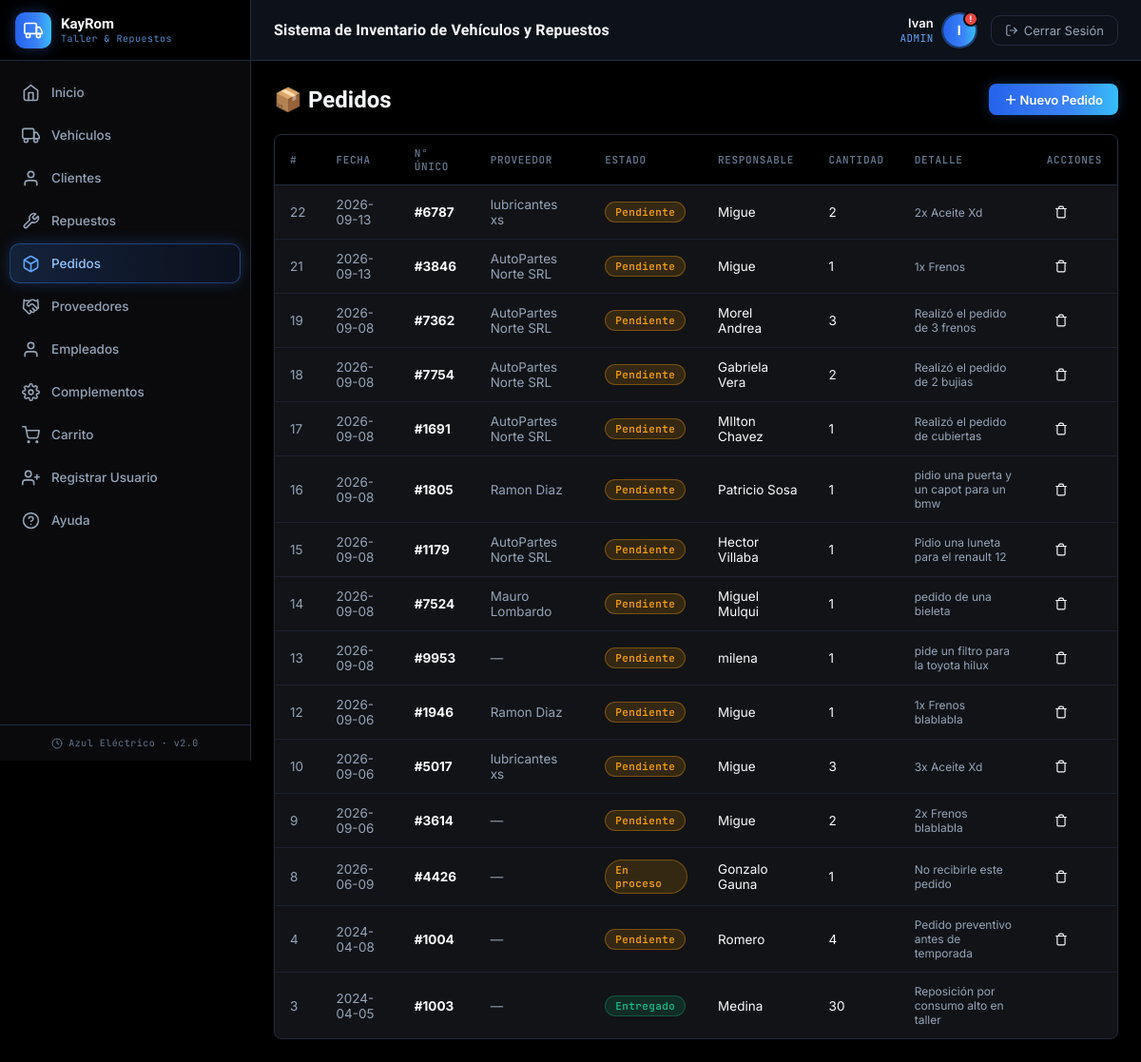
/index.php?page=pedidos (signed in), run on the app's committed database.
### tables this page shows
CREATE TABLE `pedidos` (
  `id` int NOT NULL AUTO_INCREMENT,
  `fecha_pedidos` datetime DEFAULT NULL,
  `estado_pedido` varchar(45) DEFAULT NULL,
  `responsable_pedido` varchar(45) DEFAULT NULL,
  `numero_unico` int DEFAULT NULL,
  `cantidad` int DEFAULT NULL,
  `detalle_pedido_id` int DEFAULT NULL,
  `proveedor_id` int DEFAULT NULL,
  PRIMARY KEY (`id`),
  KEY `detalle_pedido_id` (`detalle_pedido_id`),
  KEY `fk_pedidos_proveedor` (`proveedor_id`),
  CONSTRAINT `fk_pedidos_proveedor` FOREIGN KEY (`proveedor_id`) REFERENCES `proveedor` (`id`) ON DELETE SET NULL,
  CONSTRAINT `pedidos_ibfk_1` FOREIGN KEY (`detalle_pedido_id`) REFERENCES `detalle_pedido` (`id`)
);

CREATE TABLE `proveedor` (
  `id` int NOT NULL AUTO_INCREMENT,
  `cuit` bigint DEFAULT NULL,
  `nombre_proveedor` varchar(150) NOT NULL,
  `telefono` bigint DEFAULT NULL,
  `email` varchar(50) DEFAULT NULL,
  `persona_id` int DEFAULT NULL,
  PRIMARY KEY (`id`),
  KEY `persona_id` (`persona_id`),
  CONSTRAINT `proveedor_ibfk_1` FOREIGN KEY (`persona_id`) REFERENCES `persona` (`id`)
);

CREATE TABLE `detalle_pedido` (
  `id` int NOT NULL AUTO_INCREMENT,
  `detalle_pedido` varchar(500) DEFAULT NULL,
  `productos_id` int NOT NULL,
  PRIMARY KEY (`id`),
  KEY `productos_id` (`productos_id`),
  CONSTRAINT `detalle_pedido_ibfk_1` FOREIGN KEY (`productos_id`) REFERENCES `productos` (`id`)
);

### backend/pedidos/controller/PedidoController.php (called while the page is built, shortened)
<?php
class PedidoController {
    private $model;
    public function __construct() {
        $this->model = new PedidoModel();
    }
    public function index() {
        $data = [
            'pedidos'    => $this->model->getAll(),
            'proveedores'=> (new ProveedorModel())->getAll(),
            'activePage' => 'pedidos'
        ];
        require_once 'backend/pedidos/views/pedidos_listado.php';
    }
}

### config/base_datos.php (called while the page is built, shortened)
<?php
class Database {
    private static $instance = null;
    public $conexion;
    private function __construct() {
        $this->conexion = new mysqli("localhost", "root", "Migue123456", "soft_kayrom");
        $this->conexion->set_charset("utf8");
    }
    public static function getInstance() {
        if (self::$instance === null) {
            self::$instance = new Database();
        }
        return self::$instance;
    }
    public function getConexion() {
        return $this->conexion;
    }
}

### backend/pedidos/model/PedidoModel.php (called while the page is built, shortened)
<?php
class PedidoModel {
    private $db;
    public function __construct() {
        $this->db = Database::getInstance()->getConexion();
    }
    public function getAll() {
        $sql = "SELECT p.*, dp.detalle_pedido, pr.nombre_proveedor
                FROM pedidos p
                LEFT JOIN detalle_pedido dp ON dp.id = p.detalle_pedido_id
                LEFT JOIN proveedor pr ON pr.id = p.proveedor_id
                ORDER BY p.fecha_pedidos DESC";
        $result = $this->db->query($sql);
        return $result ? $result->fetch_all(MYSQLI_ASSOC) : [];
    }
}

### backend/proveedor/models/ProveedorModel.php (called while the page is built, shortened)
<?php
class ProveedorModel {
    private $db;
    public function __construct() {
        $this->db = Database::getInstance()->getConexion();
    }
    public function getAll() {
        $sql = "SELECT pr.*, p.nombre, p.apellido
                FROM proveedor pr
                LEFT JOIN persona p ON p.id = pr.persona_id
                ORDER BY pr.nombre_proveedor ASC";
        $result = $this->db->query($sql);
        return $result ? $result->fetch_all(MYSQLI_ASSOC) : [];
    }
}

### backend/pedidos/views/pedidos_listado.php (the view, shortened to what this page needs)
<?php require_once 'compartidoCREO/views/encabezado.php'; ?>
<div class="page-header">
    <h1>📦 Pedidos</h1>
    <button type="button" class="btn btn-primary" onclick="abrirModal('modal-nuevo-pedido')">＋ Nuevo Pedido</button>
</div>
<div class="panel">
    <div class="panel-body">
        <table>
            <thead>
                <tr><th>#</th><th>Fecha</th><th>N° Único</th><th>Proveedor</th><th>Estado</th><th>Responsable</th><th>Cantidad</th><th>Detalle</th><th>Acciones</th></tr>
            </thead>
            <tbody>
            <?php if(empty($data['pedidos'])): ?>
                <tr><td colspan="9" style="text-align:center;color:var(--text-muted);padding:30px;">No hay pedidos registrados</td></tr>
            <?php else: foreach($data['pedidos'] as $p): ?>
                <?php
                $ecls = match(strtolower($p['estado_pedido'] ?? '')) {
                    'entregado','completado','finalizado' => 'disponible',
                    'cancelado','rechazado'               => 'vendido',
                    default                               => 'reparacion'
                };
                ?>
                <tr>
                    <td style="color:var(--text-muted);"><?= $p['id'] ?></td>
                    <td style="color:var(--text-muted);"><?= substr($p['fecha_pedidos'],0,10) ?></td>
                    <td><strong>#<?= $p['numero_unico'] ?></strong></td>
                    <td style="color:var(--text-muted);"><?= htmlspecialchars($p['nombre_proveedor'] ?? '—') ?></td>
                    <td><span class="badge-status <?= $ecls ?>"><?= htmlspecialchars($p['estado_pedido']) ?></span></td>
                    <td><?= htmlspecialchars($p['responsable_pedido'] ?? '-') ?></td>
                    <td><?= $p['cantidad'] ?></td>
                    <td style="color:var(--text-muted);font-size:12px;"><?= htmlspecialchars(substr($p['detalle_pedido'] ?? '-', 0, 40)) ?></td>
                    <td>
                        <div class="action-icons">
                            <?php if(strtolower($p['estado_pedido']) !== 'entregado'): ?>
                            <a href="index.php?page=pedidos&action=delete&id=<?= $p['id'] ?>"
                            onclick="return confirmarAccion(this.href, '¿Eliminar este pedido?')"
                            style="color:var(--text-primary);"
                            title="Eliminar"><svg width="14" height="14" viewBox="0 0 24 24" fill="none" stroke="currentColor" stroke-width="2" stroke-linecap="round" stroke-linejoin="round"><polyline points="3 6 5 6 21 6"/><path d="M19 6v14a2 2 0 0 1-2 2H7a2 2 0 0 1-2-2V6m3 0V4a2 2 0 0 1 2-2h4a2 2 0 0 1 2 2v2"/></svg></a>
                            <?php endif; ?>
                        </div>
                    </td>
                </tr>
            <?php endforeach; endif; ?>
            </tbody>
        </table>
    </div>
</div>
<?php require_once 'compartidoCREO/views/pie_pagina.php'; ?>

### public/css/style.css (style rules this page uses)
:root { --bg-dark: #000000; --bg-panel: #0A0A0C; --bg-card: #121316; --bg-hover: #1B1D22; --sidebar-w: 264px; --accent-blue: #3B82F6; --accent-green: #10B981; --accent-orange:#F59E0B; --accent-red: #EF4444; --accent-blue-bright: #60A5FA; --accent-indigo: #6366F1; --gradient-primary: linear-gradient(90deg, #2563EB 0%, #3B82F6 60%, #38BDF8 100%); --text-primary: #F8FAFC; --text-muted: #94A3B8; --text-dim: #64748B; --border: #232B3E; --radius: 8px; --transition: 0.18s ease; --font-display: 'Plus Jakarta Sans', sans-serif; --font-body: 'Inter', sans-serif; --font-mono: 'JetBrains Mono', monospace; }
*, *::before, *::after { margin: 0; padding: 0; box-sizing: border-box; }
body { font-family: var(--font-body); background: var(--bg-dark); color: var(--text-primary); display: flex; min-height: 100vh; overflow-x: hidden; }
.panel { background: var(--bg-card); border: 1px solid var(--border); border-radius: var(--radius); overflow: hidden; box-shadow: 0 1px 3px rgba(0,0,0,0.35); }
.panel-body { padding: 0; overflow-x: auto; }
table { width: 100%; border-collapse: collapse; font-size: 13.5px; }
thead th { padding: 12px 16px; text-align: left; color: var(--text-dim); font-weight: 600; font-size: 11px; letter-spacing: 0.06em; text-transform: uppercase; background: var(--bg-dark); font-family: var(--font-mono); border-bottom: 1px solid var(--border); }
tbody td { padding: 12px 16px; border-bottom: 1px solid rgba(35,43,62,0.6); color: var(--text-primary); }
tbody tr:last-child td { border-bottom: none; }
.badge-status { padding: 3px 10px; border-radius: 20px; font-size: 11px; font-weight: 600; letter-spacing: 0.4px; display: inline-block; font-family: var(--font-mono); }
.badge-status.disponible { background: rgba(16,185,129,0.15); color: #10B981; border: 1px solid rgba(16,185,129,0.3); }
.badge-status.reparacion { background: rgba(245,158,11,0.15); color: #F59E0B; border: 1px solid rgba(245,158,11,0.35); }
.btn { display: inline-flex; align-items: center; gap: 6px; padding: 7px 16px; border-radius: 8px; border: none; cursor: pointer; font-family: var(--font-body); font-size: 13px; font-weight: 600; text-decoration: none; transition: all var(--transition); }
.btn-primary { background: var(--gradient-primary); color: #fff; box-shadow: 0 0 12px rgba(59,130,246,0.3); }
.page-header { display: flex; align-items: center; justify-content: space-between; margin-bottom: 20px; }
.page-header h1 { font-family: var(--font-display); font-size: 24px; font-weight: 700; color: var(--text-primary); }
.action-icons { display: flex; gap: 8px; align-items: center; }
.action-icons a { width: 30px; height: 30px; border-radius: 7px; display: flex; align-items: center; justify-content: center; font-size: 14px; text-decoration: none; transition: all var(--transition); }
.stat-card, .panel, .btn, .nav-icon-btn, .action-icons a, .module-chip, .filter-group select, .quick-modal-box { transition: transform 0.15s ease, box-shadow 0.15s ease, border-color 0.15s ease, background 0.15s ease, color 0.15s ease; }
tbody tr { transition: background 0.12s ease, box-shadow 0.12s ease; }

### data on the page
pedidos: id "22", fecha_pedidos "2026-09-13", numero_unico "6787", proveedor.nombre_proveedor "lubricantes xs", estado_pedido "Pendiente", responsable_pedido "Migue", cantidad "2", detalle_pedido.detalle_pedido "2x Aceite Xd"
pedidos: id "21", fecha_pedidos "2026-09-13", numero_unico "3846", proveedor.nombre_proveedor "AutoPartes Norte SRL", estado_pedido "Pendiente", responsable_pedido "Migue", cantidad "1", detalle_pedido.detalle_pedido "1x Frenos"
pedidos: id "19", fecha_pedidos "2026-09-08", numero_unico "7362", proveedor.nombre_proveedor "AutoPartes Norte SRL", estado_pedido "Pendiente", responsable_pedido "Morel Andrea", cantidad "3", detalle_pedido.detalle_pedido "Realizó el pedido de 3 frenos"
pedidos: id "18", fecha_pedidos "2026-09-08", numero_unico "7754", proveedor.nombre_proveedor "AutoPartes Norte SRL", estado_pedido "Pendiente", responsable_pedido "Gabriela Vera", cantidad "2", detalle_pedido.detalle_pedido "Realizó el pedido de 2 bujias"
pedidos: id "17", fecha_pedidos "2026-09-08", numero_unico "1691", proveedor.nombre_proveedor "AutoPartes Norte SRL", estado_pedido "Pendiente", responsable_pedido "MIlton Chavez", cantidad "1", detalle_pedido.detalle_pedido "Realizó el pedido de cubiertas"
pedidos: id "16", fecha_pedidos "2026-09-08", numero_unico "1805", proveedor.nombre_proveedor "Ramon Diaz", estado_pedido "Pendiente", responsable_pedido "Patricio Sosa", cantidad "1", detalle_pedido.detalle_pedido "pidio una puerta y un capot para un bmw"
pedidos: id "15", fecha_pedidos "2026-09-08", numero_unico "1179", proveedor.nombre_proveedor "AutoPartes Norte SRL", estado_pedido "Pendiente", responsable_pedido "Hector Villaba", cantidad "1", detalle_pedido.detalle_pedido "Pidio una luneta para el renault 12"
pedidos: id "14", fecha_pedidos "2026-09-08", numero_unico "7524", proveedor.nombre_proveedor "Mauro Lombardo", estado_pedido "Pendiente", responsable_pedido "Miguel Mulqui", cantidad "1", detalle_pedido.detalle_pedido "pedido de una bieleta"
pedidos: id "13", fecha_pedidos "2026-09-08", numero_unico "9953", nombre_proveedor "—", estado_pedido "Pendiente", responsable_pedido "milena", cantidad "1", detalle_pedido.detalle_pedido "pide un filtro para la toyota hilux"
pedidos: id "12", fecha_pedidos "2026-09-06", numero_unico "1946", proveedor.nombre_proveedor "Ramon Diaz", estado_pedido "Pendiente", responsable_pedido "Migue", cantidad "1", detalle_pedido.detalle_pedido "1x Frenos blablabla"
pedidos: id "10", fecha_pedidos "2026-09-06", numero_unico "5017", proveedor.nombre_proveedor "lubricantes xs", estado_pedido "Pendiente", responsable_pedido "Migue", cantidad "3", detalle_pedido.detalle_pedido "3x Aceite Xd"
pedidos: id "9", fecha_pedidos "2026-09-06", numero_unico "3614", nombre_proveedor "—", estado_pedido "Pendiente", responsable_pedido "Migue", cantidad "2", detalle_pedido.detalle_pedido "2x Frenos blablabla"
pedidos: id "8", fecha_pedidos "2026-06-09", numero_unico "4426", nombre_proveedor "—", estado_pedido "En proceso", responsable_pedido "Gonzalo Gauna", cantidad "1", detalle_pedido.detalle_pedido "No recibirle este pedido"
pedidos: id "4", fecha_pedidos "2024-04-08", numero_unico "1004", nombre_proveedor "—", estado_pedido "Pendiente", responsable_pedido "Romero", cantidad "4", detalle_pedido.detalle_pedido "Pedido preventivo antes de temporada"
pedidos: id "3", fecha_pedidos "2024-04-05", numero_unico "1003", nombre_proveedor "—", estado_pedido "Entregado", responsable_pedido "Medina", cantidad "30", detalle_pedido.detalle_pedido "Reposición por consumo alto en taller"

### other printed values
$nombreUsuario "Ivan"
$rolUsuario "ADMIN"
substr($nombreUsuario, 0, 1) "I"
